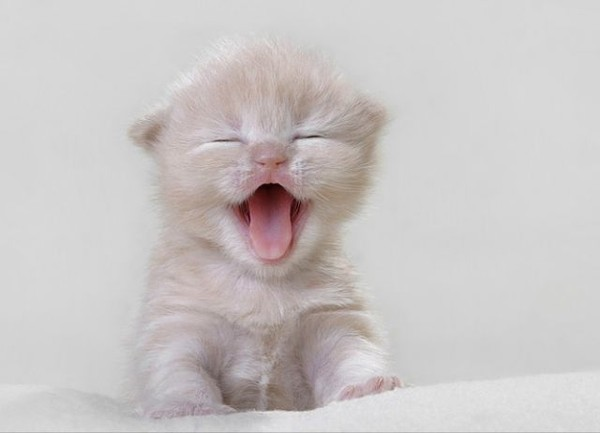
#> input picture filter_example/images/1.jpg, 600 x 433 px
$ python -i filter.py   (imports and definitions only)   (older library calls are emulated)
#> lines starting #> are read from the running program, lines starting #| are printed output that depends on the picture
from PIL import Image, ImageFilter, ImageEnhance, ImageDraw, ImageOps

MAXPIX = 255
DELTA = 30
EPS = 0.0001

def process(filename, savename):
#> called with filename = 'images/1.jpg', savename = 'out.png'
	img = Image.open(filename)
#> img is the input picture: PIL image 600x433 RGB; mean R, G, B 201.9, 197.5, 197.1
	img = img.filter(ImageFilter.DETAIL)
	enh = ImageEnhance.Contrast(img).enhance(1.3) #30% more contrast
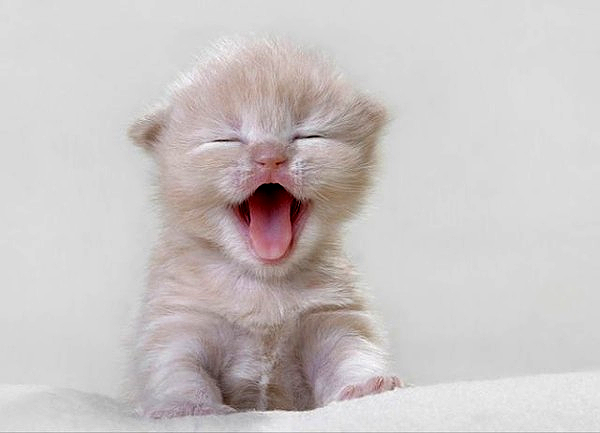
#> enh: PIL image 600x433 RGB; mean R, G, B 202.3, 196.7, 196.2
	out = enh.filter(ImageFilter.BLUR)
	x, y = enh.size
#> x = 600; y = 433
	eX, eY = x / 2, y / 2
#> eX = 300; eY = 216.5

	n = 5
#> (the run stopped early here; a loop or call above may not have finished)

$ run again, on filter_example/images/2.jpg
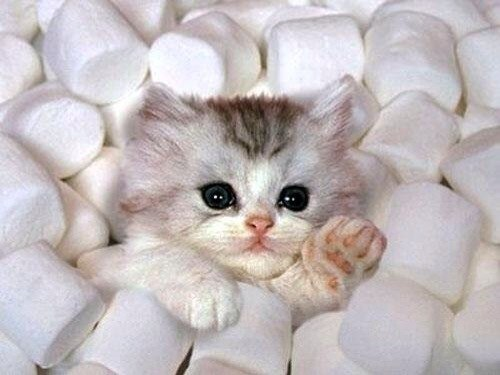
#> input picture filter_example/images/2.jpg, 500 x 375 px
#> in process, img is the input picture: PIL image 500x375 RGB; mean R, G, B 194, 186.1, 187.4
#> in process, `enh = ImageEnhance.Contrast(img).enhance(1.3)`:
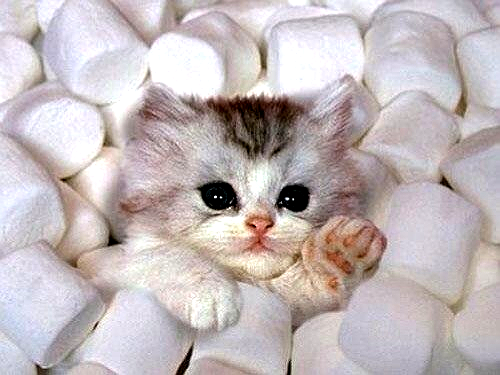
#> enh: PIL image 500x375 RGB; mean R, G, B 194.9, 184.7, 186
#> in process, `out = enh.filter(ImageFilter.BLUR)`:
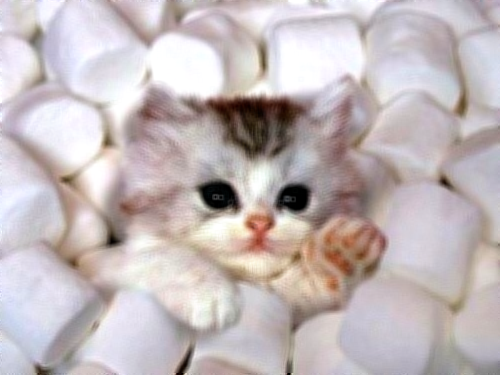
#> out: PIL image 500x375 RGB; mean R, G, B 194.9, 184.7, 186

$ run again, on filter_example/images/3.jpg
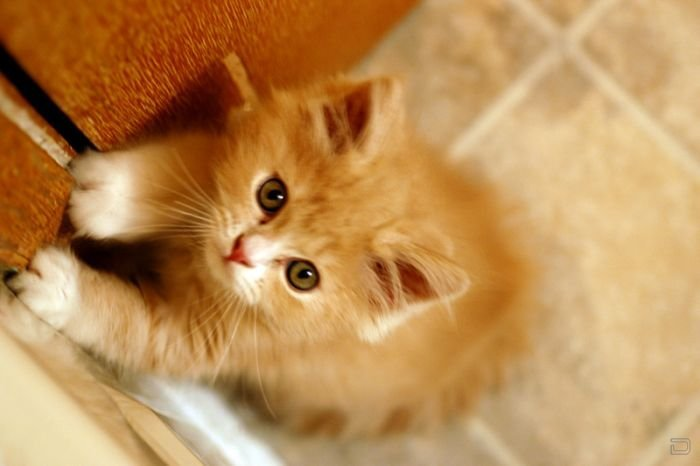
#> input picture filter_example/images/3.jpg, 700 x 466 px
#> in process, img is the input picture: PIL image 700x466 RGB; mean R, G, B 188.8, 142, 86.8
#> in process, `enh = ImageEnhance.Contrast(img).enhance(1.3)`:
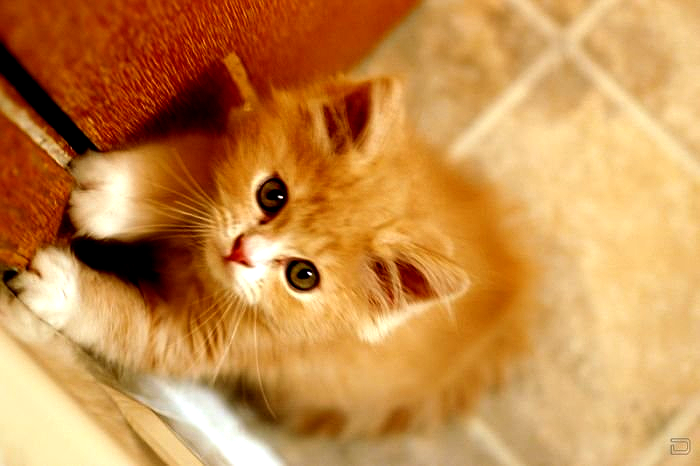
#> enh: PIL image 700x466 RGB; mean R, G, B 199.7, 140.1, 76
